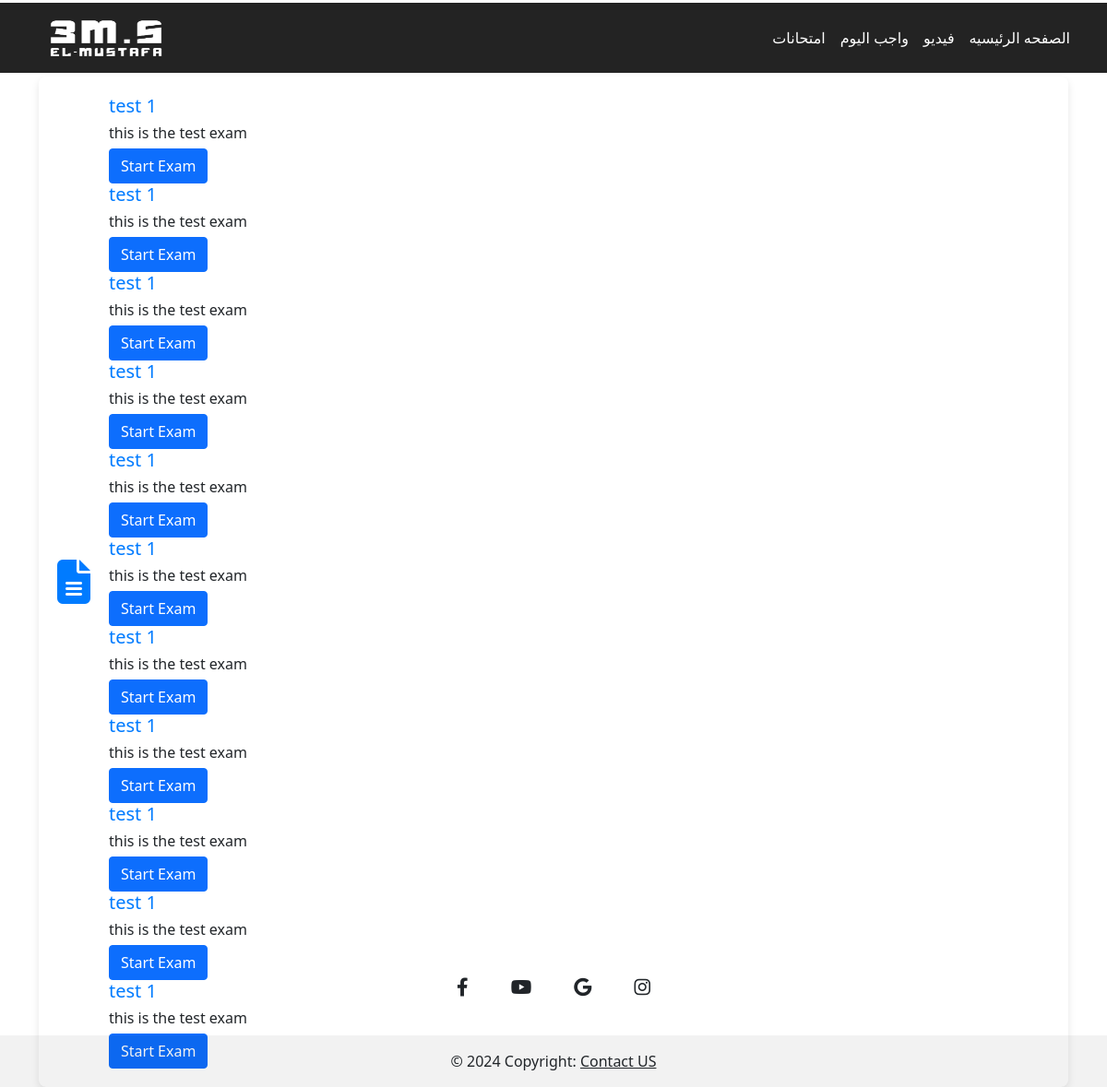
The page /exams (signed in) on the database its author committed.
### app/models.py (models this page shows)
class Exam(db.Model):
    __tablename__ = 'exams'
    id = db.Column(db.Integer, primary_key=True)
    title = db.Column(db.String(100), nullable=False)
    description = db.Column(db.Text)
    subject = db.Column(db.Enum('bio', 'geo', name='subject_enum'), nullable=False)
    stage = db.Column(db.Enum('first', 'second', 'third', name='stage_enum'), nullable=False)
    upload_date = db.Column(db.DateTime, default=datetime.utcnow)
    user_id = db.Column(db.Integer, db.ForeignKey('users.id'), nullable=False)
    user = db.relationship('User', backref='exams')
    questions = db.relationship('Question', backref='exam', lazy=True)

### app/routes/exams.py (the view)
@bp.route('/exams')
@login_required
def exams_page():
    exams = Exam.query.filter_by(stage=current_user.stage).all()
    return render_template('External_pages/Exam.html', exams=exams)

### app/__init__.py (called while the page is built)
def create_app():
    app = Flask(__name__)
    app.config.from_object('config.Config')
    db.init_app(app)
    login_manager.init_app(app)
    migrate.init_app(app, db)
    login_manager.login_view = 'auth.home'
    login_manager.login_message_category = 'info'
    @login_manager.user_loader
    def load_user(user_id):
        from .models import User
        return User.query.get(int(user_id))
    from .routes import register_blueprints
    register_blueprints(app)
    @app.route('/')
    def index():
        return render_template('Login.html')
    return app

### app/templates/External_pages/Exam.html (shortened to what this page needs)
<!DOCTYPE html>
<html lang="en">
<head>
    <link rel="stylesheet" href="{{ url_for('static', filename='bootstrap.css') }}">
    <link rel="stylesheet" href="{{ url_for('static', filename='External/Exam.css') }}">
    <link href="https://cdn.jsdelivr.net/npm/bootstrap@5.0.2/dist/css/bootstrap.min.css" rel="stylesheet">
    <link rel="stylesheet" href="https://cdnjs.cloudflare.com/ajax/libs/font-awesome/6.4.0/css/all.min.css">
</head>
<body>
    {% include 'nav.html'%}
            <div class="container mt-5">
                <div class="exam-card">
                    <div class="icon">
                        <i class="fas fa-file-alt"></i>
                    </div>
                    <div class="content">
                        {% for exam in exams %}
                        <div class="exam">
                            <h3>{{ exam.title }}</h3>
                            <p>{{ exam.description }}</p>
                            {% set response = exam.student_responses | selectattr('student_id', 'equalto', current_user.id) | first %}
                            {% if response and response.is_started %}
                                {% if response.score is not none %}
                                    <button class="btn btn-secondary" disabled>Exam Completed</button>
                                {% else %}
                                    <a href="{{ url_for('exams.submit_exam', exam_id=exam.id) }}" class="btn btn-success">Continue Exam</a>
                                {% endif %}
                            {% else %}
                                <a href="{{ url_for('exams.submit_exam', exam_id=exam.id) }}" class="btn btn-primary">Start Exam</a>
                            {% endif %}
                        </div>
                        {% endfor %}
                    </div>
                </div>
            </div>
    {% include 'footer.html'%}
</body>
</html>

### app/templates/nav.html (shortened to what this page needs)
    <nav style="width: 100%; position: fixed; background-color: #232323;" class="navbar navbar-expand-lg navbar-dark">
        <a class="navbar-brand ml-1" href="{{ url_for('auth.home') }}">
            <img style="width:130px;height:50px;margin-left: 30px;" src="{{ url_for('static', filename='img/3MS copy.png') }}" alt="">
        </a>
        <div class="collapse navbar-collapse" id="navbarScroll">
            <ul class="navbar-nav ms-auto my-2 mr-3 my-lg-0 navbar-nav-scroll" style="max-height: 100px;">
                <li class="nav-item active">
                    <a class="nav-link" href="{{ url_for('exams.exams_page') }}">امتحانات <span class="sr-only">(current)</span></a>
                </li>
                <li class="nav-item active">
                    <a class="nav-link" href="{{ url_for('assignments.get_assignments') }}">واجب اليوم <span class="sr-only">(current)</span></a>
                </li>
                <li class="nav-item active">
                    <a class="nav-link" href="{{ url_for('videos.student_video_page') }}">فيديو <span class="sr-only">(current)</span></a>
                </li>
                <li class="nav-item active">
                    <a class="nav-link" href="{{ url_for('auth.home') }}">الصفحه الرئيسيه<span class="sr-only">(current)</span></a>
                </li>
            </ul>
        </div>
    </nav>

### app/templates/footer.html
<footer style="position: absolute; bottom: 0; width: 100%;" class="text-center bg-body-tertiary">
    <div class="container pt-4">
        <section class="mb-4">
            <a data-mdb-ripple-init class="btn btn-link btn-floating btn-lg text-body m-1" href="https://www.facebook.com/profile.php?id=100003632809846&mibextid=ZbWKwL" role="button" data-mdb-ripple-color="dark">
                <i class="fab fa-facebook-f"></i>
            </a>
            <a data-mdb-ripple-init class="btn btn-link btn-floating btn-lg text-body m-1" href="https://www.youtube.com/@user-xu3zr4lq5f" role="button" data-mdb-ripple-color="dark">
                <i class="fab fa-youtube"></i>
            </a>
            <a data-mdb-ripple-init class="btn btn-link btn-floating btn-lg text-body m-1" href="#!" role="button" data-mdb-ripple-color="dark">
                <i class="fab fa-google"></i>
            </a>
            <a data-mdb-ripple-init class="btn btn-link btn-floating btn-lg text-body m-1" href="#!" role="button" data-mdb-ripple-color="dark">
                <i class="fab fa-instagram"></i>
            </a>
        </section>
    </div>
    <div class="text-center p-3" style="background-color: rgba(0, 0, 0, 0.05);">
        © 2024 Copyright:
        <a class="text-body" href="#">Contact US</a>
    </div>
</footer>

### app/static/External/Exam.css (style rules this page uses)
* { padding: 0; margin: 0; }
body { height: 100vh; width: 100%; font-family: Arial, sans-serif; padding-top: 3px; }
.exam-card { display: flex; align-items: center; background-color: #fff; padding: 20px; border-radius: 8px; box-shadow: 0 4px 8px rgba(0, 0, 0, 0.1); margin-top: 80px; }
.exam-card .icon { font-size: 3rem; color: #007bff; margin-right: 20px; }
.exam-card .content { flex-grow: 1; }
.exam-card .content h3 { margin: 0; font-size: 1.25rem; color: #007bff; }
.exam-card .content p { margin: 5px 0; }
.exam-card .btn { margin-left: auto; }

### rows shown on the page
Exam: title "test 1", description "this is the test exam"
Exam: title "test 1", description "this is the test exam"
Exam: title "test 1", description "this is the test exam"
Exam: title "test 1", description "this is the test exam"
Exam: title "test 1", description "this is the test exam"
Exam: title "test 1", description "this is the test exam"
Exam: title "test 1", description "this is the test exam"
Exam: title "test 1", description "this is the test exam"
Exam: title "test 1", description "this is the test exam"
Exam: title "test 1", description "this is the test exam"
Exam: title "test 1", description "this is the test exam"
